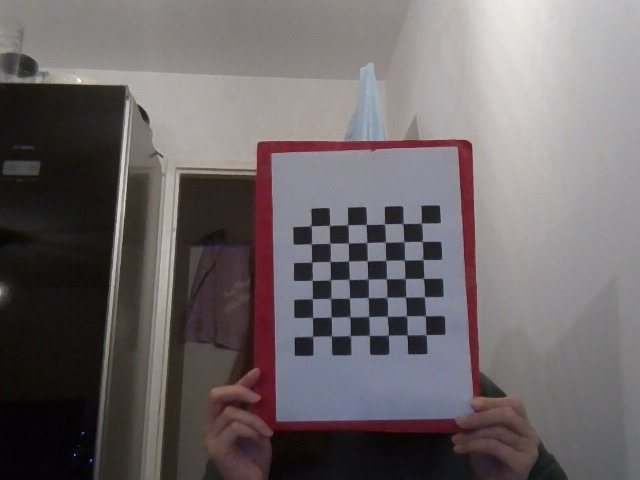
#> input picture Human_Tracking_System/Calibration_Camera/imageChess/snapshot_640_480_0.jpg, 640 x 480 px
$ python -i vision2.py   (imports and definitions only)
#> lines starting #> are read from the running program, lines starting #| are printed output that depends on the picture; after the words box and inside, x2 and y2 are one past the last pixel; in counts of white or black regions, pixels touching at a corner belong together
#> further down, picture is the input picture: shape (480, 640, 3); mean B, G, R 104.3, 102.7, 108.8
# -*- coding: utf-8 -*-
"""
Created on Fri Jan 28 17:00:40 2022

@author: matri
"""

import numpy as np
import cv2.aruco as aruco
import cv2

#-----Camera -------------------------------------------------------------------------------------------------

# [1 line not run here, left out]
width = 512                    # resolution largeur
height = 304                   # resolution hauteur

# Set the camera size as the one it was calibrated with
# [2 lines not run here, left out]

# Load intrinsic camera parameter
calib_path = "Calibration Camera\intrinsicParam"
# [1 line that did not run here, left out]
# [1 line that did not run here, left out]

#-----Traking color-------------------------------------------------------------------------------------------

# Red color range
hsv_lower = np.array([161, 155, 84])
hsv_upper = np.array([179, 255, 255])


# [4 lines left out: function displayColor, not called in this run]

def trackColor(img, show = False) :
    # Change color represtation from BGR to HSV
#> called with show = False
    hsv = cv2.cvtColor(img, cv2.COLOR_BGR2HSV)
#> hsv: shape (480, 640, 3); mean H, S, V 72.2, 40.1, 111.8
    hsv = cv2.blur(hsv, (5,5))    # Foutage de l'image, kernel_size = (5,5)
#> hsv: shape (480, 640, 3); mean H, S, V 72.2, 40.1, 111.8

    # Threshold the HSV image to get only red colors  (filter unwanted color)
    mask = cv2.inRange(hsv, hsv_lower, hsv_upper)
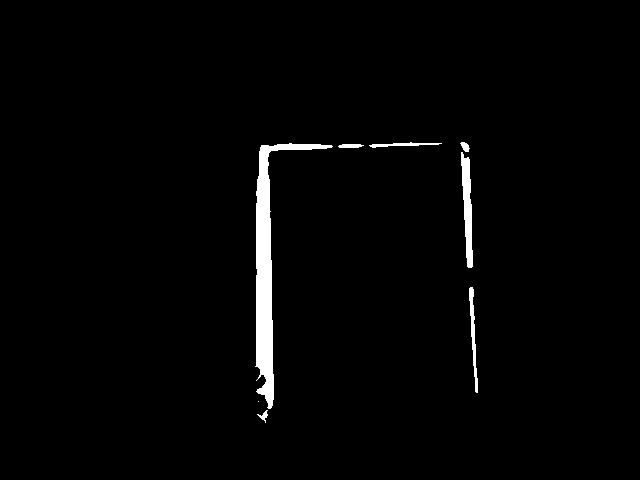
#> mask: shape (480, 640); 1.8% white; 8 white regions (1 under 20 px), largest, box (x1, y1, x2, y2) and area: (255, 143, 333, 409) 4023, (461, 152, 473, 268) 829, (469, 287, 478, 393) 369
    mask = cv2.erode(mask, None, iterations = 4)      # Suprime les petites formes 4 fois (convolution)
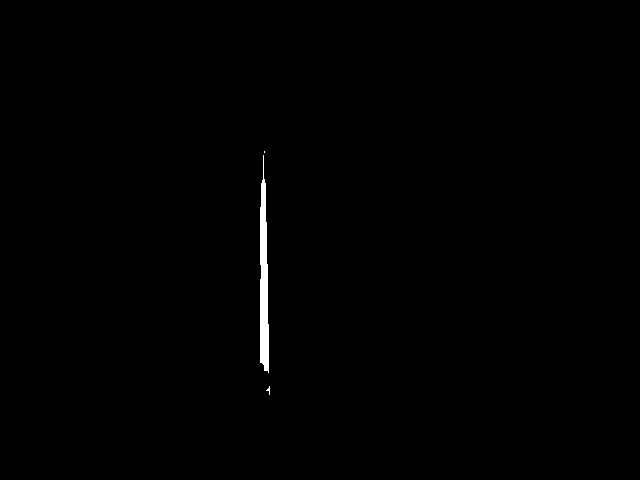
#> mask: shape (480, 640); 0.46% white; 3 white regions (2 under 20 px), largest, box (x1, y1, x2, y2) and area: (260, 155, 269, 373) 1401
    mask = cv2.dilate(mask, None, iterations = 4)     # Augmente les grosses forme (convolution inverse)
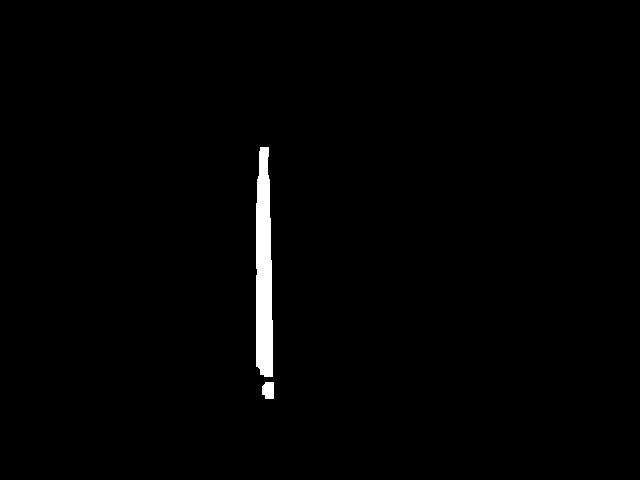
#> mask: shape (480, 640); 1.1% white; 2 white regions

    # Find contours
    forms = cv2.findContours(mask, cv2.RETR_EXTERNAL, cv2.CHAIN_APPROX_SIMPLE)[-2]
#> forms = 2 contours; box (x1, y1, x2, y2) and area: (256, 147, 273, 377) 3091, (262, 382, 274, 399) 157

    # Si la méthode findContours trouve au moins une forme
    if len(forms) > 0 :

        # On prend la plus grosse forme
        c = max(forms, key = cv2.contourArea)
#> c = contour of 34 points, box (x1, y1, x2, y2) (256, 147, 273, 377), area 3091

        # On obtient le centre de gravité géometrique et le rayon (ordre de grandeur de l'objet) en pixel
        ((cx,cy),rayon) = cv2.minEnclosingCircle(c)
#> cx = 266; cy = 261.5; rayon = 114.7

    else :
        cx = width/2
        cy = height/2
        rayon = 0

    if show == True :
        displayColor(img, mask, cx, cy, rayon)

    return cx


#-----Aruco Markers-------------------------------------------------------------------------------------------------

markerID = 9
markersSize = 22
totalMarkers = 50
key = aruco.DICT_4X4_50
arucoDict = aruco.Dictionary_get(key)                               # Déclaration du dictionaire
arucoParam = aruco.DetectorParameters_create()

# [47 lines left out: functions displayAruco, trackAruco, not called in this run]


# [16 lines not run here, left out]

>>> import cv2
>>> picture = cv2.imread('Calibration_Camera/imageChess/snapshot_640_480_0.jpg')
>>> result = trackColor(picture)
#> result = 266

$ run again, on Human_Tracking_System/Calibration_Camera/imageChess/snapshot_640_480_1.jpg
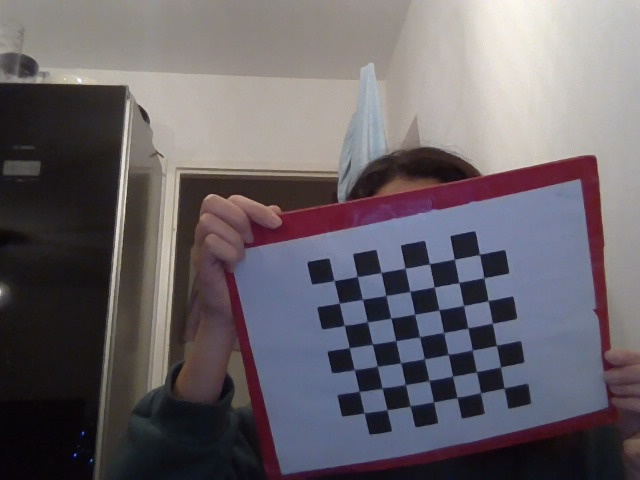
#> input picture Human_Tracking_System/Calibration_Camera/imageChess/snapshot_640_480_1.jpg, 640 x 480 px
#> picture is the input picture: shape (480, 640, 3); mean B, G, R 104.3, 98.6, 104.1
#> in trackColor, `mask = cv2.inRange(hsv, hsv_lower, hsv_upper)`:
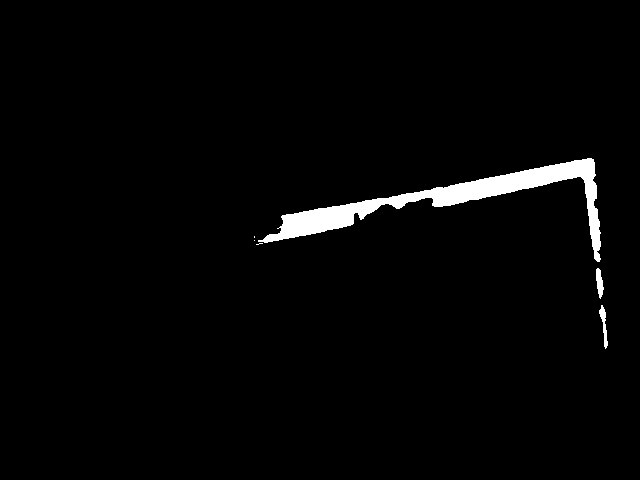
#> mask: shape (480, 640); 2.2% white; 6 white regions (3 under 20 px), largest, box (x1, y1, x2, y2) and area: (258, 158, 601, 262) 6524, (599, 305, 608, 349) 163, (596, 268, 604, 299) 155
#> in trackColor, `mask = cv2.dilate(mask, None, iterations = 4)`:
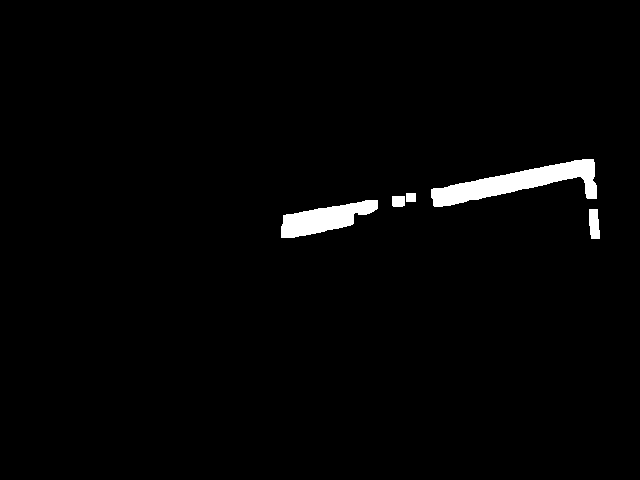
#> mask: shape (480, 640); 1.9% white; 5 white regions
#> forms = 5 contours; box (x1, y1, x2, y2) and area: (431, 159, 597, 207) 3102, (281, 200, 378, 238) 1881, (589, 209, 600, 239) 244, (392, 196, 405, 207) 118, (406, 193, 416, 202) 72
#> c = contour of 145 points, box (x1, y1, x2, y2) (431, 159, 597, 207), area 3102
#> cx = 513.6; cy = 184.5; rayon = 83.52
#> result = 513.6

$ run again, on Human_Tracking_System/Calibration_Camera/imageChess/snapshot_640_480_10.jpg
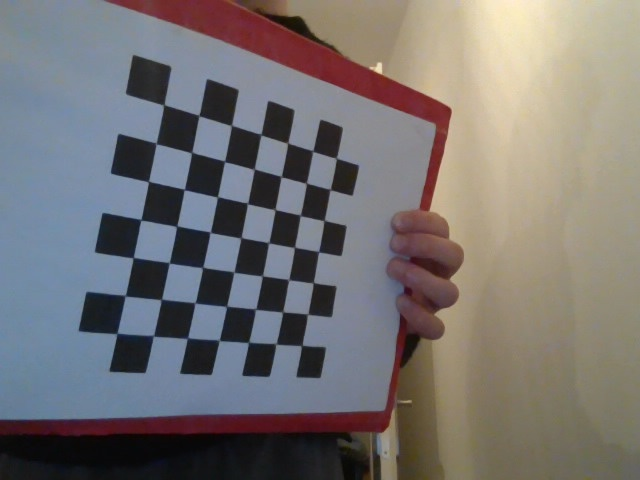
#> input picture Human_Tracking_System/Calibration_Camera/imageChess/snapshot_640_480_10.jpg, 640 x 480 px
#> picture is the input picture: shape (480, 640, 3); mean B, G, R 114.8, 115.5, 119
#> in trackColor, `mask = cv2.inRange(hsv, hsv_lower, hsv_upper)`:
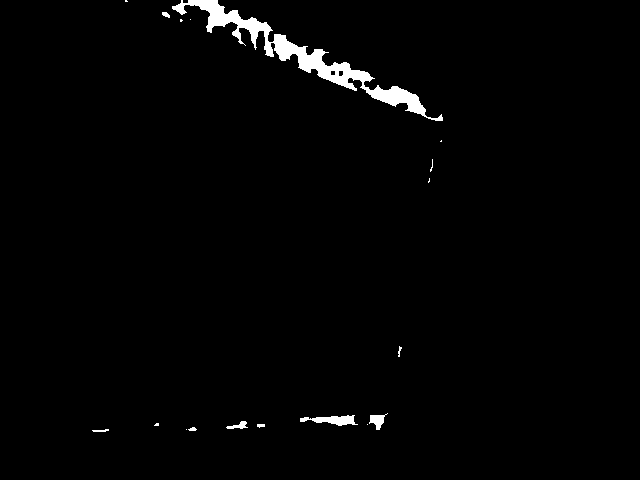
#> mask: shape (480, 640); 1.6% white; 18 white regions (9 under 20 px), largest, box (x1, y1, x2, y2) and area: (172, 0, 443, 121) 4127, (300, 415, 358, 426) 346, (369, 413, 388, 430) 158
#> in trackColor, `mask = cv2.dilate(mask, None, iterations = 4)`:
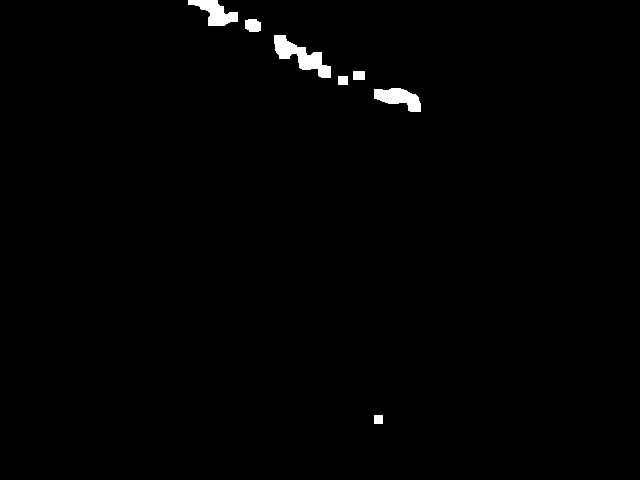
#> mask: shape (480, 640); 0.91% white; 7 white regions
#> forms = 7 contours; box (x1, y1, x2, y2) and area: (274, 35, 331, 78) 894, (374, 88, 421, 112) 616, (188, 0, 238, 26) 598, (245, 19, 261, 32) 158, (353, 71, 365, 80) 88, (338, 76, 348, 85) 72, (374, 415, 383, 424) 64
#> c = contour of 59 points, box (x1, y1, x2, y2) (274, 35, 331, 78), area 894
#> cx = 302; cy = 56; rayon = 35
#> result = 302
